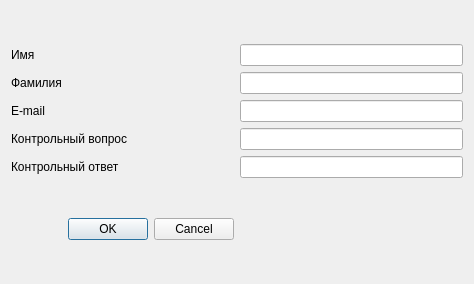
<?xml version="1.0" encoding="UTF-8"?>
<ui version="4.0">
 <class>EditProfile</class>
 <widget class="QDialog" name="EditProfile">
  <property name="geometry">
   <rect>
    <x>0</x>
    <y>0</y>
    <width>474</width>
    <height>284</height>
   </rect>
  </property>
  <property name="windowTitle">
   <string>Dialog</string>
  </property>
  <layout class="QGridLayout" name="gridLayout">
   <item row="5" column="0">
    <widget class="QLabel" name="label_6">
     <property name="text">
      <string>Контрольный вопрос</string>
     </property>
    </widget>
   </item>
   <item row="4" column="0">
    <widget class="QLabel" name="label_5">
     <property name="text">
      <string>E-mail</string>
     </property>
    </widget>
   </item>
   <item row="9" column="0">
    <spacer name="verticalSpacer">
     <property name="orientation">
      <enum>Qt::Vertical</enum>
     </property>
     <property name="sizeHint" stdset="0">
      <size>
       <width>20</width>
       <height>40</height>
      </size>
     </property>
    </spacer>
   </item>
   <item row="2" column="1">
    <widget class="QLineEdit" name="lineSecondName">
     <property name="minimumSize">
      <size>
       <width>200</width>
       <height>0</height>
      </size>
     </property>
    </widget>
   </item>
   <item row="5" column="1">
    <widget class="QLineEdit" name="lineCQ">
     <property name="minimumSize">
      <size>
       <width>200</width>
       <height>0</height>
      </size>
     </property>
    </widget>
   </item>
   <item row="0" column="0">
    <spacer name="verticalSpacer_2">
     <property name="orientation">
      <enum>Qt::Vertical</enum>
     </property>
     <property name="sizeHint" stdset="0">
      <size>
       <width>20</width>
       <height>40</height>
      </size>
     </property>
    </spacer>
   </item>
   <item row="7" column="0">
    <spacer name="verticalSpacer_3">
     <property name="orientation">
      <enum>Qt::Vertical</enum>
     </property>
     <property name="sizeHint" stdset="0">
      <size>
       <width>20</width>
       <height>40</height>
      </size>
     </property>
    </spacer>
   </item>
   <item row="1" column="0">
    <widget class="QLabel" name="label">
     <property name="text">
      <string>Имя</string>
     </property>
    </widget>
   </item>
   <item row="6" column="0">
    <widget class="QLabel" name="label_7">
     <property name="text">
      <string>Контрольный ответ</string>
     </property>
    </widget>
   </item>
   <item row="6" column="1">
    <widget class="QLineEdit" name="lineCA">
     <property name="minimumSize">
      <size>
       <width>200</width>
       <height>0</height>
      </size>
     </property>
    </widget>
   </item>
   <item row="1" column="1">
    <widget class="QLineEdit" name="lineName">
     <property name="minimumSize">
      <size>
       <width>200</width>
       <height>0</height>
      </size>
     </property>
    </widget>
   </item>
   <item row="4" column="1">
    <widget class="QLineEdit" name="lineEmail">
     <property name="minimumSize">
      <size>
       <width>200</width>
       <height>0</height>
      </size>
     </property>
    </widget>
   </item>
   <item row="2" column="0">
    <widget class="QLabel" name="label_3">
     <property name="text">
      <string>Фамилия</string>
     </property>
    </widget>
   </item>
   <item row="8" column="0">
    <widget class="QDialogButtonBox" name="buttonBox">
     <property name="orientation">
      <enum>Qt::Horizontal</enum>
     </property>
     <property name="standardButtons">
      <set>QDialogButtonBox::Cancel|QDialogButtonBox::Ok</set>
     </property>
    </widget>
   </item>
  </layout>
 </widget>
 <resources/>
 <connections>
  <connection>
   <sender>buttonBox</sender>
   <signal>accepted()</signal>
   <receiver>EditProfile</receiver>
   <slot>accept()</slot>
   <hints>
    <hint type="sourcelabel">
     <x>248</x>
     <y>254</y>
    </hint>
    <hint type="destinationlabel">
     <x>157</x>
     <y>274</y>
    </hint>
   </hints>
  </connection>
  <connection>
   <sender>buttonBox</sender>
   <signal>rejected()</signal>
   <receiver>EditProfile</receiver>
   <slot>reject()</slot>
   <hints>
    <hint type="sourcelabel">
     <x>316</x>
     <y>260</y>
    </hint>
    <hint type="destinationlabel">
     <x>286</x>
     <y>274</y>
    </hint>
   </hints>
  </connection>
 </connections>
</ui>
